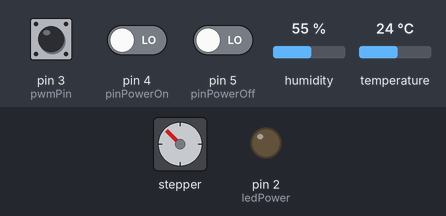
Recording of a sketch running on a simulated Arduino Uno, built with avr-gcc and run on an emulated ATmega328P. Parts: stepper motor, output pins drawn as LEDs (lit = HIGH). Inputs (shaded band) come from the test bench; at power-on: pin 3 (pwmPin) LOW, pin 4 (pinPowerOn) LOW, pin 5 (pinPowerOff) LOW, humidity 55 %, temperature 24 °C. Stepper angles assume 2048 steps per turn; what the sketch prints to the serial monitor is not drawn.

Above: at 7.8 s.
7.9 s: pin 3 (pwmPin) pulsed HIGH 2 times (0.12 s each, 0.3 s apart)
At 9.0 s:
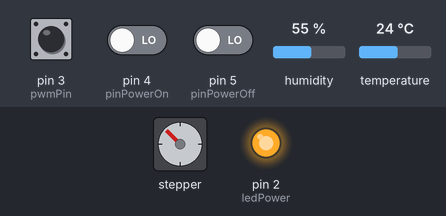
At 17.0 s:
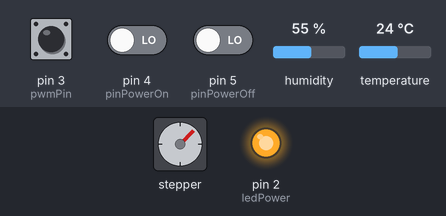
Timing chart, 0 to 18.5 s (numbered marks = the images above; inputs shaded):
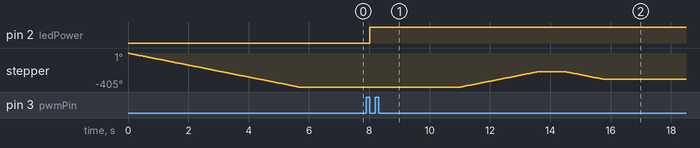

Measured:
- after the input at 7.9 s, pin 2 (ledPower): LOW → HIGH after 0.12 s; stepper: turns 180° clockwise in 2.5 s, then 90° counter-clockwise in 1.3 s

The sketch:

main.ino
```cpp
#include <Stepper.h>
#include <DHT.h>
#include <SPI.h>
#include <Wire.h>
#include <SoftwareSerial.h>

//按鈕button
int pinPowerOn = 4; //ON按鈕D4腳位
int pinPowerOff = 5; //OFF按鈕D5腳位
bool isPowerOff = false;//是否按下關閉鈕

//CO2
#define pwmPin 3          //D3腳位
int preheatSec = 1;      //預熱時間120s
unsigned long th, tl, co2 = 0;
float HIGH_CO2 = 1000;//★CO2高濃度標準
float MID_CO2 = 850;//★CO2中濃度標準
float LOW_CO2 = 650;//★CO2低濃度標準

//PM2.5
float pm25 = 0;
float HIGH_PM25 = 1050;//★PM2.5高濃度標準
float MID_PM25 = 300;//★PM2.5中濃度標準
float LOW_PM25 = 150;//★PM2.5低濃度標準
int dustPin = 0;//A0腳位
float dustVal = 0;
int ledPower = 2;
int delayTime = 280;
int delayTime2 = 40;
float offTime = 9680;

//步進馬達
int  i;
Stepper myStepper(2048, 8, 10, 9, 11);//D8,9,10,11腳位

//溫度
float tem;
float MAX_TEP = 30;//★最高溫
float MIN_TEP = 15;//★最低溫

DHT dht11(12, DHT11);//D12腳位


void setup() {

  Serial.begin(9600);

  //按鈕
  pinMode(pinPowerOn, INPUT);
  pinMode(pinPowerOff, INPUT);

  //馬達
  myStepper.setSpeed(12);
  openWindow(-1); //預設全關
  delay(1000);

  //溫度
  dht11.begin();

  //CO2
  pinMode(pwmPin, INPUT);

  //PM2.5
  pinMode(ledPower, OUTPUT);
  pinMode(dustPin, INPUT);
}

void loop() {
  //溫度
  tem = dht11.readTemperature();
  Serial.print("溫度：");
  Serial.println(tem);

  //CO2
  do {
    th = pulseIn(pwmPin, HIGH, 1004000) / 1000;
    tl = 1004 - th;
    co2 = 2000 * (th - 2) / (th + tl - 4);
  } while (th == 0);
  if (preheatSec > 0) {
    Serial.print(preheatSec);
    Serial.print(",");
    preheatSec--;
  }
  else {
    Serial.print("CO2:");
    Serial.println(co2);
  }
  //delay(1000);

  //PM2.5
  digitalWrite(ledPower, LOW);
  delayMicroseconds(delayTime);
  dustVal = analogRead(dustPin);
  delayMicroseconds(delayTime2);
  digitalWrite(ledPower, HIGH);
  delayMicroseconds(offTime);

  delay(1000);
  if (dustVal > 36.455)
  {
    pm25 = (float(dustVal / 1024) - 0.0356) * 120000 * 0.035;
    Serial.print("PM2.5:");
    Serial.println(pm25);
  }

  delay(2000);

  //按下ON按鈕
  if (digitalRead(pinPowerOn) == 1) {
    Serial.println("按下ON按鈕");
    isPowerOff = false;
    openWindow(-1);//先全關
  }
  //按下OFF按鈕
  if (digitalRead(pinPowerOff) == 1)
  {
    Serial.println("按下OFF按鈕");
    isPowerOff = true;
    openWindow(-1); //全關
  }
  //目前狀態(開機or關機)
  Serial.println("");
  if (isPowerOff) {
    Serial.println("========OFF 關機中========");
  } else {
    Serial.println("========ON 開機中========");
  }

  //自動化開關窗
  if (!isPowerOff) {
    if (tem >= MAX_TEP) {
      openWindow(1);
      Serial.println("氣溫高於MAX_TEP，全開");
      delay(1000);
      if (pm25 >= HIGH_PM25) {
        openWindow(-0.33);
        Serial.println("關閉1/3");
      } else if (pm25 < HIGH_PM25 && pm25 >= MID_PM25) {
        openWindow(-0.25);
        Serial.println("關閉1/4");
      } else if (pm25 < MID_PM25 && pm25 >= LOW_PM25) {
        openWindow(-0.17);
        Serial.println("關閉1/6");
      } else {
        Serial.println("PM2.5未達濃度，不做調整");
      }
    } else if (tem < MAX_TEP && tem > MIN_TEP) {
      openWindow(0.5);
      Serial.println("氣溫介於MAX_TEP與MIN_TEP，半開");
      delay(1000);
      if (pm25 >= HIGH_PM25) {
        openWindow(-0.33);
        Serial.println("關閉1/3");
      } else if (pm25 < HIGH_PM25 && pm25 >= MID_PM25) {
        openWindow(-0.25);
        Serial.println("關閉1/4");
      } else if (pm25 < MID_PM25 && pm25 >= LOW_PM25) {
        openWindow(-0.17);
        Serial.println("關閉1/6");
      } else {
        Serial.println("PM2.5未達濃度，不做調整");
      }
    } else if (tem <= MIN_TEP) {
      openWindow(-1);
      Serial.println("氣溫小於MIN_TEP，全關");
      delay(1000);
      if (co2 >= HIGH_CO2) {
        openWindow(0.25);
        Serial.println("打開1/4");
      } else if (co2 < HIGH_CO2 && co2 >= MID_CO2) {
        openWindow(0.17);
        Serial.println("打開1/6");
      } else if (co2 < MID_CO2 && co2 >= LOW_CO2) {
        openWindow(0.125);
        Serial.println("打開1/8");
      } else {
        Serial.println("CO2未達濃度，不做調整");
      }
    }
  }

}

void openWindow(float circle) {
  int steps = abs(circle) * 9 - 1;
  for (i = 0; i <= abs(steps); i++) {
    if (circle >= 0) {
      myStepper.step(256);
    } else {
      myStepper.step(-256);
    }
  }
}
```
